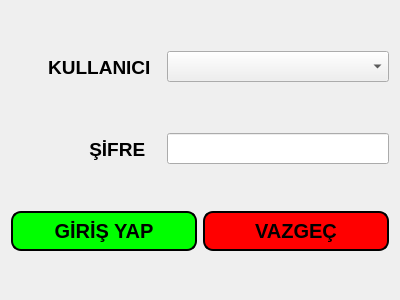
<?xml version="1.0" encoding="UTF-8"?>
<ui version="4.0">
 <class>AcilisPage</class>
 <widget class="QDialog" name="AcilisPage">
  <property name="geometry">
   <rect>
    <x>0</x>
    <y>0</y>
    <width>400</width>
    <height>300</height>
   </rect>
  </property>
  <property name="windowTitle">
   <string>Giriş Penceresi</string>
  </property>
  <layout class="QVBoxLayout" name="verticalLayout">
   <item>
    <layout class="QHBoxLayout" name="horizontalLayout">
     <item>
      <widget class="QLabel" name="label">
       <property name="minimumSize">
        <size>
         <width>150</width>
         <height>40</height>
        </size>
       </property>
       <property name="maximumSize">
        <size>
         <width>80</width>
         <height>40</height>
        </size>
       </property>
       <property name="font">
        <font>
         <pointsize>14</pointsize>
         <weight>75</weight>
         <bold>true</bold>
        </font>
       </property>
       <property name="text">
        <string>KULLANICI  </string>
       </property>
       <property name="alignment">
        <set>Qt::AlignRight|Qt::AlignTrailing|Qt::AlignVCenter</set>
       </property>
      </widget>
     </item>
     <item>
      <widget class="QComboBox" name="comboBoxKullanicilar">
       <property name="font">
        <font>
         <pointsize>14</pointsize>
         <weight>75</weight>
         <bold>true</bold>
        </font>
       </property>
      </widget>
     </item>
    </layout>
   </item>
   <item>
    <layout class="QHBoxLayout" name="horizontalLayout_2">
     <item>
      <widget class="QLabel" name="label_2">
       <property name="minimumSize">
        <size>
         <width>150</width>
         <height>40</height>
        </size>
       </property>
       <property name="maximumSize">
        <size>
         <width>80</width>
         <height>40</height>
        </size>
       </property>
       <property name="font">
        <font>
         <pointsize>14</pointsize>
         <weight>75</weight>
         <bold>true</bold>
        </font>
       </property>
       <property name="text">
        <string>ŞİFRE   </string>
       </property>
       <property name="alignment">
        <set>Qt::AlignRight|Qt::AlignTrailing|Qt::AlignVCenter</set>
       </property>
      </widget>
     </item>
     <item>
      <widget class="QLineEdit" name="lineEditSifre">
       <property name="font">
        <font>
         <pointsize>14</pointsize>
         <weight>75</weight>
         <bold>true</bold>
        </font>
       </property>
      </widget>
     </item>
    </layout>
   </item>
   <item>
    <layout class="QHBoxLayout" name="horizontalLayout_3">
     <item>
      <widget class="QPushButton" name="pushButtonLogin">
       <property name="minimumSize">
        <size>
         <width>0</width>
         <height>40</height>
        </size>
       </property>
       <property name="font">
        <font>
         <pointsize>15</pointsize>
         <weight>75</weight>
         <bold>true</bold>
        </font>
       </property>
       <property name="styleSheet">
        <string notr="true">QPushButton{
	background-color: rgb(0, 255, 0);
	border: 2px solid;
	border-radius: 10px;
}
QPushButton::hover
{
	background-color: rgb(255, 255, 0);

}</string>
       </property>
       <property name="text">
        <string>GİRİŞ YAP</string>
       </property>
      </widget>
     </item>
     <item>
      <widget class="QPushButton" name="pushButtonCancel">
       <property name="minimumSize">
        <size>
         <width>0</width>
         <height>40</height>
        </size>
       </property>
       <property name="font">
        <font>
         <pointsize>15</pointsize>
         <weight>75</weight>
         <bold>true</bold>
        </font>
       </property>
       <property name="styleSheet">
        <string notr="true">QPushButton{
	background-color: rgb(255,0, 0);
	border: 2px solid;
	border-radius: 10px;
}
QPushButton::hover
{
	background-color: rgb(255, 255, 0);

}</string>
       </property>
       <property name="text">
        <string>VAZGEÇ</string>
       </property>
      </widget>
     </item>
    </layout>
   </item>
  </layout>
 </widget>
 <resources/>
 <connections/>
</ui>
